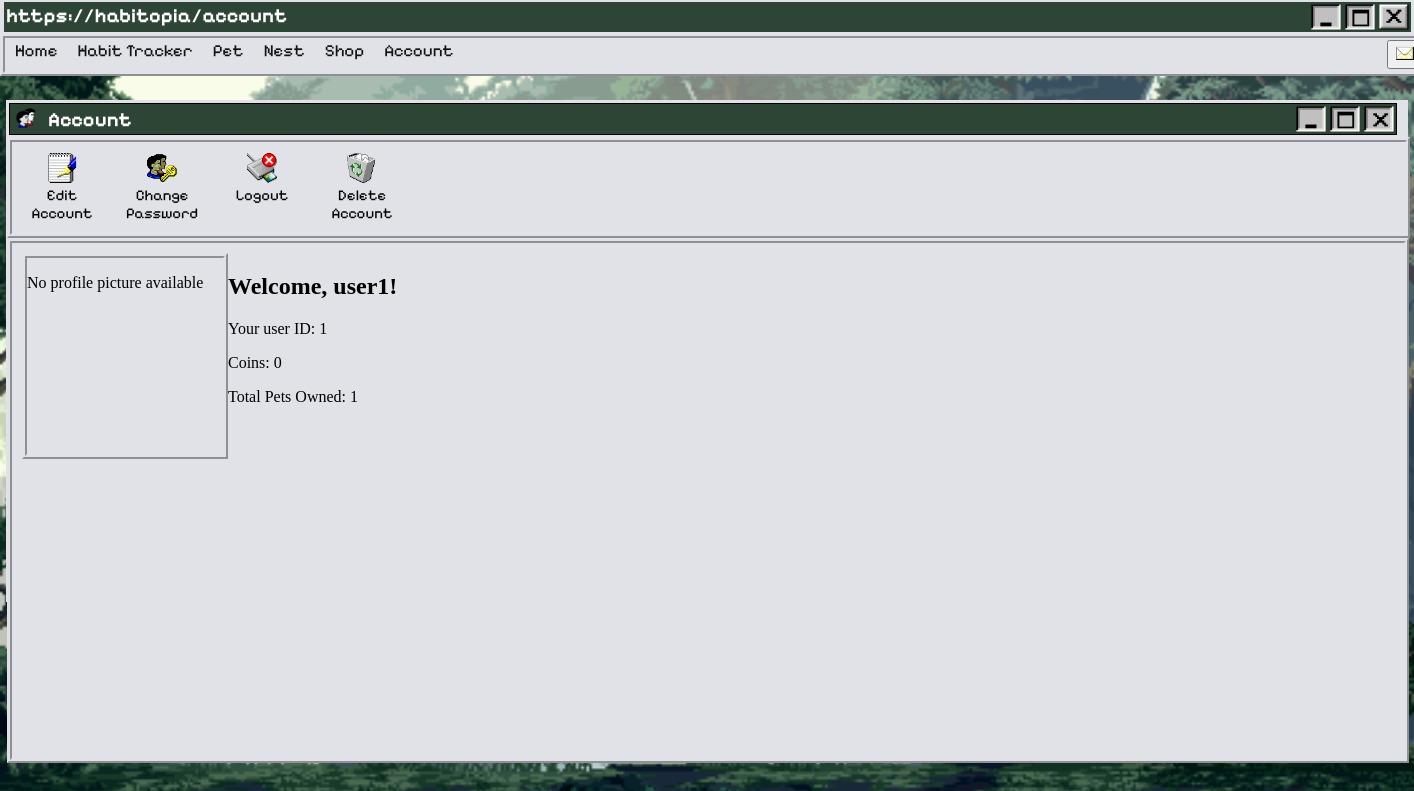
Page /account (signed in) on the earlier database version.
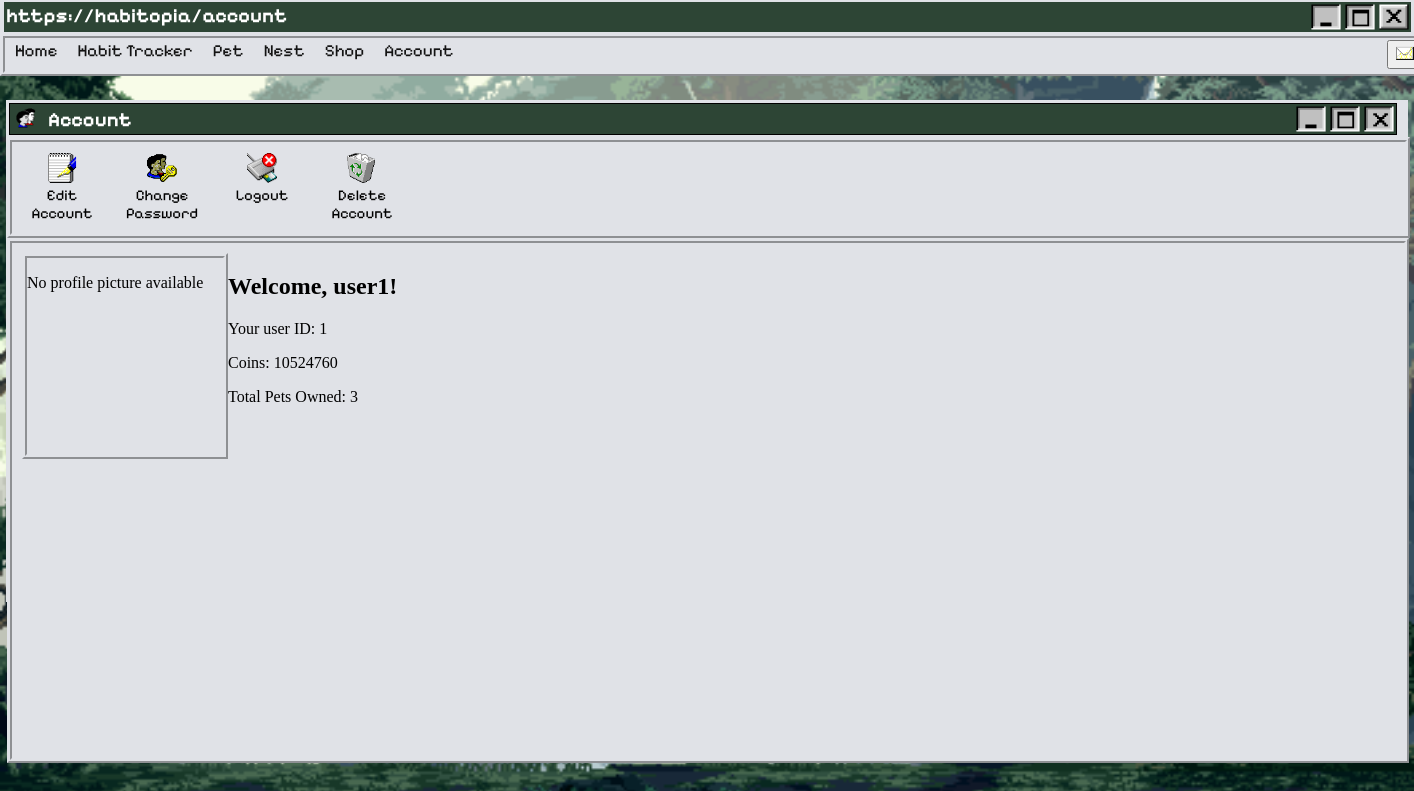
Same page on the later database version.
### home.py (models this page shows)
class UserItems(db.Model):
    user_id = db.Column(db.Integer, db.ForeignKey('user.id'), primary_key=True, nullable=False)
    coins = db.Column(db.Integer, nullable=False, default=60)
    petFood = db.Column(db.Integer, nullable=False, default=3)
    bait = db.Column(db.Integer, nullable=False, default=1)

class PetsOwned(db.Model):
    user_id = db.Column(db.Integer, db.ForeignKey('user.id'), primary_key=True, nullable=False)
    petsOwned = db.Column(db.Integer, nullable=False, default=0)
    pet1 = db.Column(db.Integer, nullable=False, default=0)
    pet2 = db.Column(db.Integer, nullable=False, default=0)
    pet3 = db.Column(db.Integer, nullable=False, default=0)

### home.py (the view)
@app.route("/account")
@login_required
def account():
    user = current_user
    pets_owned = PetsOwned.query.filter_by(user_id=current_user.id).first()
    profile = Account.query.filter_by(user_id=current_user.id).first()
    account = Account.query.filter_by(user_id=current_user.id).first()
    user_items = UserItems.query.filter_by(user_id=current_user.id).first()
    return render_template("account.html", user=user, pets_owned=pets_owned, profile = profile, account = account, user_items = user_items)

### home.py (called while the page is built)
@login_manager.user_loader
def load_user(user_id):
    return User.query.get(int(user_id))

### templates/account.html (shortened to what this page needs)
{% extends "base.html" %}
    {% block css %}
                <link rel="stylesheet" href="/static/styles/AccountStyles.css">
    {% endblock %}
{% block heading %}https://habitopia/account{% endblock %}
{% block content %}
<div id="wrap">
    <div class="topbox2">
        <ul>
            <li><img src="/static/styles/assets/users-2.png" width=20px class="topboxtext2"></li>
            <li><h5 class="topboxtext2">Account</h5></li>
        </ul>
        <ul>
            <li><img src="/static/styles/assets/exit-active.png" class="icon"></li>
            <li><img src="/static/styles/assets/window-active.png" class="icon"></li>
            <li><img src="/static/styles/assets/minimise-active.png" class="icon"></li>
        </ul>
    </div>
    <div class="nav2">
        <ul>
            <li><button id="openAccModalBtn" onclick="openAccModal()" class="iconbutton"><img src="/static/styles/assets/write_wordpad-1.png" class="icon2" width="20px"><p class="icontext">Edit Account</p></button></li>
            <li><a href="{{url_for('change_password') }}"><button class="iconbutton"><img src="/static/styles/assets/users_key-2.png" class="icon2" width="20px"><p class="icontext">Change Password</p></button></a></li>
            <li><a href="{{ url_for('logout') }}"><button class="iconbutton"><img src="/static/styles/assets/card_reader_not-2.png" class="icon2" width="20px"><p class="icontext">Logout</p></button></a></li>
            <li><form method="POST" action="{{ url_for('delete_account') }}" onsubmit="return confirm('Are you sure you want to delete your account?');">
                    <button type="submit" class="btn btn-danger iconbutton"><img src="/static/styles/assets/recycle_bin_full-2.png" class="icon2" width="20px"><p class="icontext">Delete Account</p></button>
                </form>
            </li>
        </ul>
    </div>
    <div class="wrap2">
        {% if profile %}
            <div class="withpic">
                <img src="{{ url_for('get_img', id=profile.id) }}" alt="Profile Picture" width="196px" height="196px">
            </div>
        {% else %}
            <div class="picbox">
                <p>No profile picture available</p>
            </div>
        {% endif %}
        <h2>Welcome, {{ user.username }}!</h2>
        <p>Your user ID: {{ user.id }}</p>
        <p>Coins: {{ user_items.coins }}</p>
        <p>Total Pets Owned: {{ pets_owned.petsOwned }}</p>
    </div>
</div>
{% endblock %}

Differences in the rows shown:
changed UserItems: coins "0" → "10524760"
changed PetsOwned: petsOwned "1" → "3"
